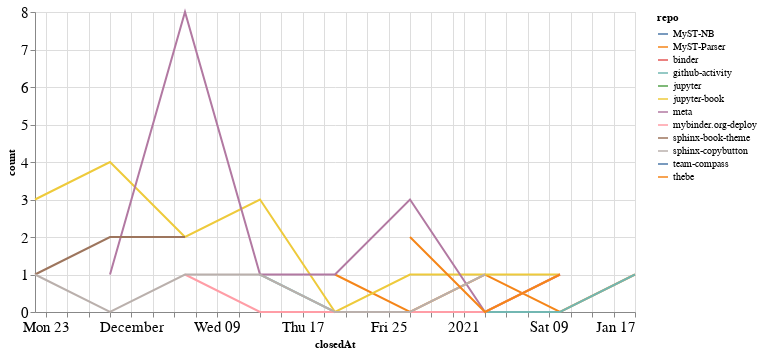

The notebook cell this image was saved under:
### Code cell
closed_by_time = closed_by.groupby('repo').resample('W', on='closedAt').count()['author'].reset_index()
closed_by_time = closed_by_time.rename(columns={'author': 'count'})

alt.Chart(closed_by_time, width=600).mark_line().encode(
    x='closedAt',
    y='count',
    color='repo',
    tooltip="repo"
)

### Figure 1 — Vega-Lite specification as saved in the notebook (floating-point values rounded to 4 significant figures)
{"config": {"axisLeft": {"labelFontSize": 15}, "axisBottom": {"labelFontSize": 15}}, "data": {"name": "data-716497cded4238de5b0e796b124e6293"}, "mark": "line", "encoding": {"color": {"type": "nominal", "field": "repo"}, "tooltip": {"type": "nominal", "field": "repo"}, "x": {"type": "temporal", "field": "closedAt"}, "y": {"type": "quantitative", "field": "count"}}, "width": 600, "$schema": "https://vega.github.io/schema/vega-lite/v4.8.1.json", "datasets": {"data-716497cded4238de5b0e796b124e6293": [{"repo": "MyST-NB", "closedAt": "2020-11-22T00:00:00", "count": 3}, {"repo": "MyST-Parser", "closedAt": "2020-12-20T00:00:00", "count": 1}, {"repo": "MyST-Parser", "closedAt": "2020-12-27T00:00:00", "count": 0}, {"repo": "MyST-Parser", "closedAt": "2021-01-03T00:00:00", "count": 1}, {"repo": "MyST-Parser", "closedAt": "2021-01-10T00:00:00", "count": 0}, {"repo": "MyST-Parser", "closedAt": "2021-01-17T00:00:00", "count": 1}, {"repo": "binder", "closedAt": "2020-11-22T00:00:00", "count": 1}, {"repo": "github-activity", "closedAt": "2020-12-13T00:00:00", "count": 1}, {"repo": "github-activity", "closedAt": "2020-12-20T00:00:00", "count": 0}, {"repo": "github-activity", "closedAt": "2020-12-27T00:00:00", "count": 0}, {"repo": "github-activity", "closedAt": "2021-01-03T00:00:00", "count": 0}, {"repo": "github-activity", "closedAt": "2021-01-10T00:00:00", "count": 0}, {"repo": "github-activity", "closedAt": "2021-01-17T00:00:00", "count": 1}, {"repo": "jupyter", "closedAt": "2020-12-20T00:00:00", "count": 1}, {"repo": "jupyter-book", "closedAt": "2020-11-22T00:00:00", "count": 3}, {"repo": "jupyter-book", "closedAt": "2020-11-29T00:00:00", "count": 4}, {"repo": "jupyter-book", "closedAt": "2020-12-06T00:00:00", "count": 2}, {"repo": "jupyter-book", "closedAt": "2020-12-13T00:00:00", "count": 3}, {"repo": "jupyter-book", "closedAt": "2020-12-20T00:00:00", "count": 0}, {"repo": "jupyter-book", "closedAt": "2020-12-27T00:00:00", "count": 1}, {"repo": "jupyter-book", "closedAt": "2021-01-03T00:00:00", "count": 1}, {"repo": "jupyter-book", "closedAt": "2021-01-10T00:00:00", "count": 1}, {"repo": "meta", "closedAt": "2020-11-29T00:00:00", "count": 1}, {"repo": "meta", "closedAt": "2020-12-06T00:00:00", "count": 8}, {"repo": "meta", "closedAt": "2020-12-13T00:00:00", "count": 1}, {"repo": "meta", "closedAt": "2020-12-20T00:00:00", "count": 1}, {"repo": "meta", "closedAt": "2020-12-27T00:00:00", "count": 3}, {"repo": "meta", "closedAt": "2021-01-03T00:00:00", "count": 0}, {"repo": "meta", "closedAt": "2021-01-10T00:00:00", "count": 1}, {"repo": "mybinder.org-deploy", "closedAt": "2020-12-06T00:00:00", "count": 1}, {"repo": "mybinder.org-deploy", "closedAt": "2020-12-13T00:00:00", "count": 0}, {"repo": "mybinder.org-deploy", "closedAt": "2020-12-20T00:00:00", "count": 0}, {"repo": "mybinder.org-deploy", "closedAt": "2020-12-27T00:00:00", "count": 0}, {"repo": "mybinder.org-deploy", "closedAt": "2021-01-03T00:00:00", "count": 0}, {"repo": "mybinder.org-deploy", "closedAt": "2021-01-10T00:00:00", "count": 1}, {"repo": "sphinx-book-theme", "closedAt": "2020-11-22T00:00:00", "count": 1}, {"repo": "sphinx-book-theme", "closedAt": "2020-11-29T00:00:00", "count": 2}, {"repo": "sphinx-book-theme", "closedAt": "2020-12-06T00:00:00", "count": 2}, {"repo": "sphinx-copybutton", "closedAt": "2020-11-22T00:00:00", "count": 1}, {"repo": "sphinx-copybutton", "closedAt": "2020-11-29T00:00:00", "count": 0}, {"repo": "sphinx-copybutton", "closedAt": "2020-12-06T00:00:00", "count": 1}, {"repo": "sphinx-copybutton", "closedAt": "2020-12-13T00:00:00", "count": 1}, {"repo": "sphinx-copybutton", "closedAt": "2020-12-20T00:00:00", "count": 0}, {"repo": "sphinx-copybutton", "closedAt": "2020-12-27T00:00:00", "count": 0}, {"repo": "sphinx-copybutton", "closedAt": "2021-01-03T00:00:00", "count": 1}, {"repo": "team-compass", "closedAt": "2020-12-20T00:00:00", "count": 1}, {"repo": "thebe", "closedAt": "2020-12-27T00:00:00", "count": 2}, {"repo": "thebe", "closedAt": "2021-01-03T00:00:00", "count": 0}, {"repo": "thebe", "closedAt": "2021-01-10T00:00:00", "count": 1}]}}
